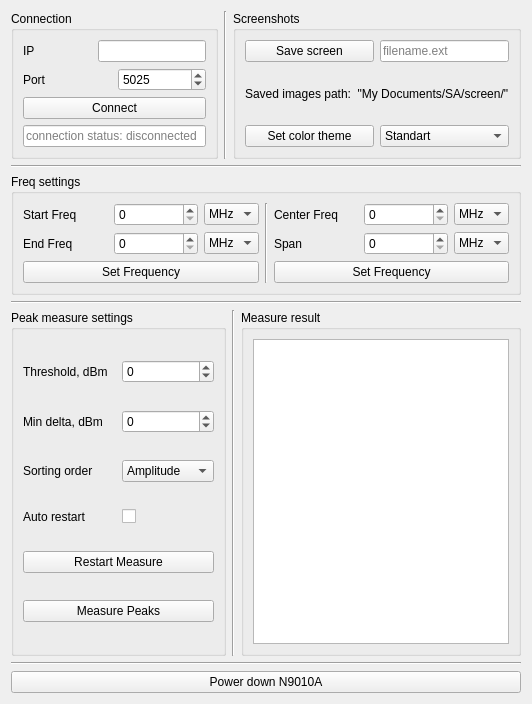
<?xml version="1.0" encoding="UTF-8"?>
<ui version="4.0">
 <class>Form</class>
 <widget class="QWidget" name="Form">
  <property name="geometry">
   <rect>
    <x>0</x>
    <y>0</y>
    <width>532</width>
    <height>704</height>
   </rect>
  </property>
  <property name="windowTitle">
   <string>Form</string>
  </property>
  <layout class="QVBoxLayout" name="verticalLayout_8">
   <item>
    <layout class="QHBoxLayout" name="horizontalLayout_14">
     <item>
      <widget class="QGroupBox" name="groupBox">
       <property name="title">
        <string>Connection</string>
       </property>
       <layout class="QVBoxLayout" name="verticalLayout">
        <item>
         <layout class="QHBoxLayout" name="horizontalLayout_8">
          <item>
           <widget class="QLabel" name="label_8">
            <property name="text">
             <string>IP</string>
            </property>
           </widget>
          </item>
          <item>
           <widget class="QLineEdit" name="ip_line_edit">
            <property name="sizePolicy">
             <sizepolicy hsizetype="Minimum" vsizetype="Fixed">
              <horstretch>0</horstretch>
              <verstretch>0</verstretch>
             </sizepolicy>
            </property>
           </widget>
          </item>
         </layout>
        </item>
        <item>
         <layout class="QHBoxLayout" name="horizontalLayout_9">
          <item>
           <widget class="QLabel" name="label_9">
            <property name="text">
             <string>Port</string>
            </property>
           </widget>
          </item>
          <item>
           <widget class="QSpinBox" name="port_spin_box">
            <property name="minimum">
             <number>1025</number>
            </property>
            <property name="maximum">
             <number>65000</number>
            </property>
            <property name="value">
             <number>5025</number>
            </property>
           </widget>
          </item>
         </layout>
        </item>
        <item>
         <widget class="QPushButton" name="connect_button">
          <property name="text">
           <string>Connect</string>
          </property>
         </widget>
        </item>
        <item>
         <widget class="QLineEdit" name="connection_status_line_edit">
          <property name="sizePolicy">
           <sizepolicy hsizetype="Minimum" vsizetype="Fixed">
            <horstretch>0</horstretch>
            <verstretch>0</verstretch>
           </sizepolicy>
          </property>
          <property name="readOnly">
           <bool>true</bool>
          </property>
          <property name="placeholderText">
           <string>connection status: disconnected</string>
          </property>
         </widget>
        </item>
       </layout>
      </widget>
     </item>
     <item>
      <widget class="Line" name="line_5">
       <property name="orientation">
        <enum>Qt::Vertical</enum>
       </property>
      </widget>
     </item>
     <item>
      <widget class="QGroupBox" name="groupBox_5">
       <property name="title">
        <string>Screenshots</string>
       </property>
       <layout class="QVBoxLayout" name="verticalLayout_5">
        <item>
         <layout class="QVBoxLayout" name="verticalLayout_2">
          <item>
           <layout class="QHBoxLayout" name="horizontalLayout_10">
            <item>
             <widget class="QPushButton" name="save_screen_button">
              <property name="text">
               <string>Save screen</string>
              </property>
             </widget>
            </item>
            <item>
             <widget class="QLineEdit" name="screenshot_filename_line_edit">
              <property name="sizePolicy">
               <sizepolicy hsizetype="Minimum" vsizetype="Fixed">
                <horstretch>0</horstretch>
                <verstretch>0</verstretch>
               </sizepolicy>
              </property>
              <property name="placeholderText">
               <string>filename.ext</string>
              </property>
             </widget>
            </item>
           </layout>
          </item>
          <item>
           <widget class="QLabel" name="label_10">
            <property name="text">
             <string>Saved images path:  &quot;My Documents/SA/screen/&quot;</string>
            </property>
           </widget>
          </item>
         </layout>
        </item>
        <item>
         <layout class="QHBoxLayout" name="horizontalLayout_11">
          <item>
           <widget class="QPushButton" name="set_color_theme_button">
            <property name="text">
             <string>Set color theme</string>
            </property>
           </widget>
          </item>
          <item>
           <widget class="QComboBox" name="theme_combo_box">
            <item>
             <property name="text">
              <string>Standart</string>
             </property>
            </item>
            <item>
             <property name="text">
              <string>Monochrome</string>
             </property>
            </item>
            <item>
             <property name="text">
              <string>Flat color</string>
             </property>
            </item>
            <item>
             <property name="text">
              <string>Flat monochrome</string>
             </property>
            </item>
           </widget>
          </item>
         </layout>
        </item>
       </layout>
      </widget>
     </item>
    </layout>
   </item>
   <item>
    <widget class="Line" name="line">
     <property name="orientation">
      <enum>Qt::Horizontal</enum>
     </property>
    </widget>
   </item>
   <item>
    <widget class="QGroupBox" name="groupBox_2">
     <property name="title">
      <string>Freq settings</string>
     </property>
     <layout class="QHBoxLayout" name="horizontalLayout_16">
      <item>
       <layout class="QVBoxLayout" name="verticalLayout_6">
        <item>
         <layout class="QHBoxLayout" name="horizontalLayout">
          <item>
           <widget class="QLabel" name="label">
            <property name="text">
             <string>Start Freq</string>
            </property>
           </widget>
          </item>
          <item>
           <widget class="QSpinBox" name="start_freq_spin_box">
            <property name="maximum">
             <number>999999999</number>
            </property>
           </widget>
          </item>
          <item>
           <widget class="QComboBox" name="start_freq_units_combo_box">
            <property name="sizePolicy">
             <sizepolicy hsizetype="Fixed" vsizetype="Fixed">
              <horstretch>0</horstretch>
              <verstretch>0</verstretch>
             </sizepolicy>
            </property>
            <property name="currentIndex">
             <number>2</number>
            </property>
            <item>
             <property name="text">
              <string>Hz</string>
             </property>
            </item>
            <item>
             <property name="text">
              <string>kHz</string>
             </property>
            </item>
            <item>
             <property name="text">
              <string>MHz</string>
             </property>
            </item>
            <item>
             <property name="text">
              <string>GHz</string>
             </property>
            </item>
           </widget>
          </item>
         </layout>
        </item>
        <item>
         <layout class="QHBoxLayout" name="horizontalLayout_2">
          <item>
           <widget class="QLabel" name="label_2">
            <property name="text">
             <string>End Freq</string>
            </property>
           </widget>
          </item>
          <item>
           <widget class="QSpinBox" name="stop_freq_spin_box">
            <property name="maximum">
             <number>999999999</number>
            </property>
           </widget>
          </item>
          <item>
           <widget class="QComboBox" name="stop_freq_units_combo_box">
            <property name="sizePolicy">
             <sizepolicy hsizetype="Fixed" vsizetype="Fixed">
              <horstretch>0</horstretch>
              <verstretch>0</verstretch>
             </sizepolicy>
            </property>
            <property name="currentIndex">
             <number>2</number>
            </property>
            <item>
             <property name="text">
              <string>Hz</string>
             </property>
            </item>
            <item>
             <property name="text">
              <string>kHz</string>
             </property>
            </item>
            <item>
             <property name="text">
              <string>MHz</string>
             </property>
            </item>
            <item>
             <property name="text">
              <string>GHz</string>
             </property>
            </item>
           </widget>
          </item>
         </layout>
        </item>
        <item>
         <widget class="QPushButton" name="set_freq_button">
          <property name="text">
           <string>Set Frequency</string>
          </property>
         </widget>
        </item>
       </layout>
      </item>
      <item>
       <widget class="Line" name="line_6">
        <property name="orientation">
         <enum>Qt::Vertical</enum>
        </property>
       </widget>
      </item>
      <item>
       <layout class="QVBoxLayout" name="verticalLayout_7">
        <item>
         <layout class="QHBoxLayout" name="horizontalLayout_12">
          <item>
           <widget class="QLabel" name="label_11">
            <property name="text">
             <string>Center Freq</string>
            </property>
           </widget>
          </item>
          <item>
           <widget class="QSpinBox" name="center_freq_spin_box">
            <property name="maximum">
             <number>999999999</number>
            </property>
           </widget>
          </item>
          <item>
           <widget class="QComboBox" name="center_freq_units_combo_box">
            <property name="sizePolicy">
             <sizepolicy hsizetype="Fixed" vsizetype="Fixed">
              <horstretch>0</horstretch>
              <verstretch>0</verstretch>
             </sizepolicy>
            </property>
            <property name="currentIndex">
             <number>2</number>
            </property>
            <item>
             <property name="text">
              <string>Hz</string>
             </property>
            </item>
            <item>
             <property name="text">
              <string>kHz</string>
             </property>
            </item>
            <item>
             <property name="text">
              <string>MHz</string>
             </property>
            </item>
            <item>
             <property name="text">
              <string>GHz</string>
             </property>
            </item>
           </widget>
          </item>
         </layout>
        </item>
        <item>
         <layout class="QHBoxLayout" name="horizontalLayout_13">
          <item>
           <widget class="QLabel" name="label_12">
            <property name="text">
             <string>Span</string>
            </property>
           </widget>
          </item>
          <item>
           <widget class="QSpinBox" name="span_freq_spin_box">
            <property name="maximum">
             <number>999999999</number>
            </property>
           </widget>
          </item>
          <item>
           <widget class="QComboBox" name="span_freq_units_combo_box">
            <property name="sizePolicy">
             <sizepolicy hsizetype="Fixed" vsizetype="Fixed">
              <horstretch>0</horstretch>
              <verstretch>0</verstretch>
             </sizepolicy>
            </property>
            <property name="currentIndex">
             <number>2</number>
            </property>
            <item>
             <property name="text">
              <string>Hz</string>
             </property>
            </item>
            <item>
             <property name="text">
              <string>kHz</string>
             </property>
            </item>
            <item>
             <property name="text">
              <string>MHz</string>
             </property>
            </item>
            <item>
             <property name="text">
              <string>GHz</string>
             </property>
            </item>
           </widget>
          </item>
         </layout>
        </item>
        <item>
         <widget class="QPushButton" name="set_freq_span_button">
          <property name="text">
           <string>Set Frequency</string>
          </property>
         </widget>
        </item>
       </layout>
      </item>
     </layout>
    </widget>
   </item>
   <item>
    <widget class="Line" name="line_2">
     <property name="orientation">
      <enum>Qt::Horizontal</enum>
     </property>
    </widget>
   </item>
   <item>
    <layout class="QHBoxLayout" name="horizontalLayout_15">
     <item>
      <widget class="QGroupBox" name="groupBox_3">
       <property name="title">
        <string>Peak measure settings</string>
       </property>
       <layout class="QVBoxLayout" name="verticalLayout_3">
        <item>
         <layout class="QHBoxLayout" name="horizontalLayout_7">
          <item>
           <widget class="QLabel" name="label_6">
            <property name="text">
             <string>Threshold, dBm</string>
            </property>
           </widget>
          </item>
          <item>
           <widget class="QSpinBox" name="trig_min_spin_box">
            <property name="minimum">
             <number>-200</number>
            </property>
            <property name="maximum">
             <number>30</number>
            </property>
           </widget>
          </item>
         </layout>
        </item>
        <item>
         <layout class="QHBoxLayout" name="horizontalLayout_6">
          <item>
           <widget class="QLabel" name="label_7">
            <property name="text">
             <string>Min delta, dBm</string>
            </property>
           </widget>
          </item>
          <item>
           <widget class="QSpinBox" name="trig_max_spin_box">
            <property name="minimum">
             <number>-200</number>
            </property>
            <property name="maximum">
             <number>30</number>
            </property>
           </widget>
          </item>
         </layout>
        </item>
        <item>
         <layout class="QHBoxLayout" name="horizontalLayout_17">
          <item>
           <widget class="QLabel" name="label_13">
            <property name="text">
             <string>Sorting order</string>
            </property>
           </widget>
          </item>
          <item>
           <widget class="QComboBox" name="peak_order_combo_box">
            <item>
             <property name="text">
              <string>Amplitude</string>
             </property>
            </item>
            <item>
             <property name="text">
              <string>Frequency</string>
             </property>
            </item>
            <item>
             <property name="text">
              <string>Time</string>
             </property>
            </item>
           </widget>
          </item>
         </layout>
        </item>
        <item>
         <layout class="QHBoxLayout" name="horizontalLayout_18">
          <item>
           <widget class="QLabel" name="label_14">
            <property name="text">
             <string>Auto restart</string>
            </property>
           </widget>
          </item>
          <item>
           <widget class="QCheckBox" name="auto_restart_check_box">
            <property name="text">
             <string/>
            </property>
           </widget>
          </item>
         </layout>
        </item>
        <item>
         <widget class="QPushButton" name="pushButton">
          <property name="text">
           <string>Restart Measure</string>
          </property>
         </widget>
        </item>
        <item>
         <widget class="QPushButton" name="measure_peaks_button">
          <property name="text">
           <string>Measure Peaks</string>
          </property>
         </widget>
        </item>
       </layout>
      </widget>
     </item>
     <item>
      <widget class="Line" name="line_4">
       <property name="orientation">
        <enum>Qt::Vertical</enum>
       </property>
      </widget>
     </item>
     <item>
      <widget class="QGroupBox" name="groupBox_4">
       <property name="title">
        <string>Measure result</string>
       </property>
       <layout class="QVBoxLayout" name="verticalLayout_4">
        <item>
         <widget class="QTableWidget" name="meas_result_table">
          <property name="sizePolicy">
           <sizepolicy hsizetype="Minimum" vsizetype="Expanding">
            <horstretch>0</horstretch>
            <verstretch>0</verstretch>
           </sizepolicy>
          </property>
         </widget>
        </item>
       </layout>
      </widget>
     </item>
    </layout>
   </item>
   <item>
    <widget class="Line" name="line_3">
     <property name="orientation">
      <enum>Qt::Horizontal</enum>
     </property>
    </widget>
   </item>
   <item>
    <widget class="QPushButton" name="power_down_button">
     <property name="text">
      <string>Power down N9010A</string>
     </property>
    </widget>
   </item>
  </layout>
 </widget>
 <resources/>
 <connections/>
</ui>
